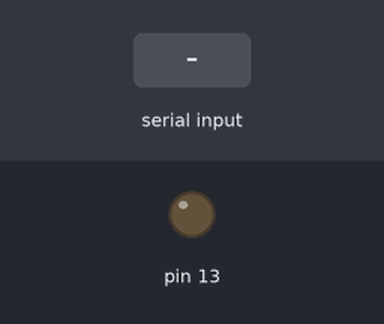
A sketch run on a simulated Arduino Uno, built with avr-gcc and run on an emulated ATmega328P. Shown: output pins drawn as LEDs (lit = HIGH). Inputs (shaded band) come from the test bench. What the sketch prints to the serial monitor is not drawn.

Above: at 2.8 s.
2.9 s: "90,45\n" received over the second serial link
At 4.4 s:
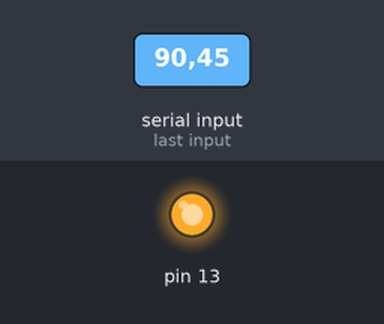
Timing chart, 0 to 5.9 s (numbered marks = the images above; inputs shaded):
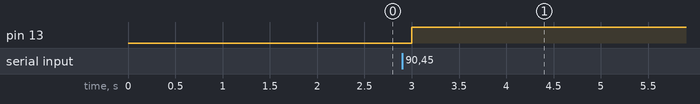

Measured:
- after the input at 2.9 s, pin 13: LOW → HIGH after 0.10 s

The sketch:

Arduino_AlcoholTime.ino
```cpp
#include <SoftwareSerial.h>
#include <Wire.h>  //引用二個函式庫SoftwareSerial及Wire

SoftwareSerial I2CBT(10,11);  //定義PIN10及PIN11分別為RX及TX腳位

byte cmmd[20];
int insize, a;

void setup() {
  Serial.begin(9600);     //Arduino起始鮑率：9600
  I2CBT.begin(9600);     //藍牙鮑率：9600 (for HC-05) 注意！鮑率每個藍牙晶片不一定相同，請務必確認
  pinMode(13, OUTPUT);   //請注意您使用的 Arduino 該腳位是否支援 PWM (會有~符號），否則會看不到效果
}

void loop() {
  byte cmmd[20];
  int insize;
  while(1){
    //讀取藍牙訊息
    if ((insize=(I2CBT.available()))>0){
      //    Serial.print("input size = ");
      //   Serial.println(insize);
      for (int i=0; i<insize; i++){
        cmmd[i]=char(I2CBT.read());
      }
//      Serial.print("input=");
//      Serial.print(cmmd[0]);
//      Serial.print(";  ");
      a = cmmd[0]-48;  // 由 ASCII code 轉換成對應的數值 (input=0~6)
    }

    Serial.print(a);
    Serial.print("  ");
    switch (a) {
    case 0: // 0 //(x)97為"a"的ASCII CODE
      Serial.print("Turn off");
      Serial.print("  ");
      digitalWrite(13, LOW);  //熄滅LED
      delay(1000);            //熄滅 1 秒
      break;
    default: //(x)98為"b"的ASCII CODE
      if (a>0 && a<10) {
        Serial.print("Turn on");
        Serial.print("  ");
        digitalWrite(13, HIGH); // 點亮 LED & 推動幫浦馬達
        delay(a*5000);          // 點亮 a*5 秒
//        delay(a*1000);        // 點亮 a 秒 (a ms)
      }
      else{
        Serial.print("(Do nothing)");
        Serial.print("  ");
        digitalWrite(13, LOW);   // 熄滅 LED & 停止幫浦馬達
        delay(1000);             // 熄滅 1 秒 (1000 ms)
      }
      break;
    } //Switch
    Serial.println("  ");
  } //while
}
```
